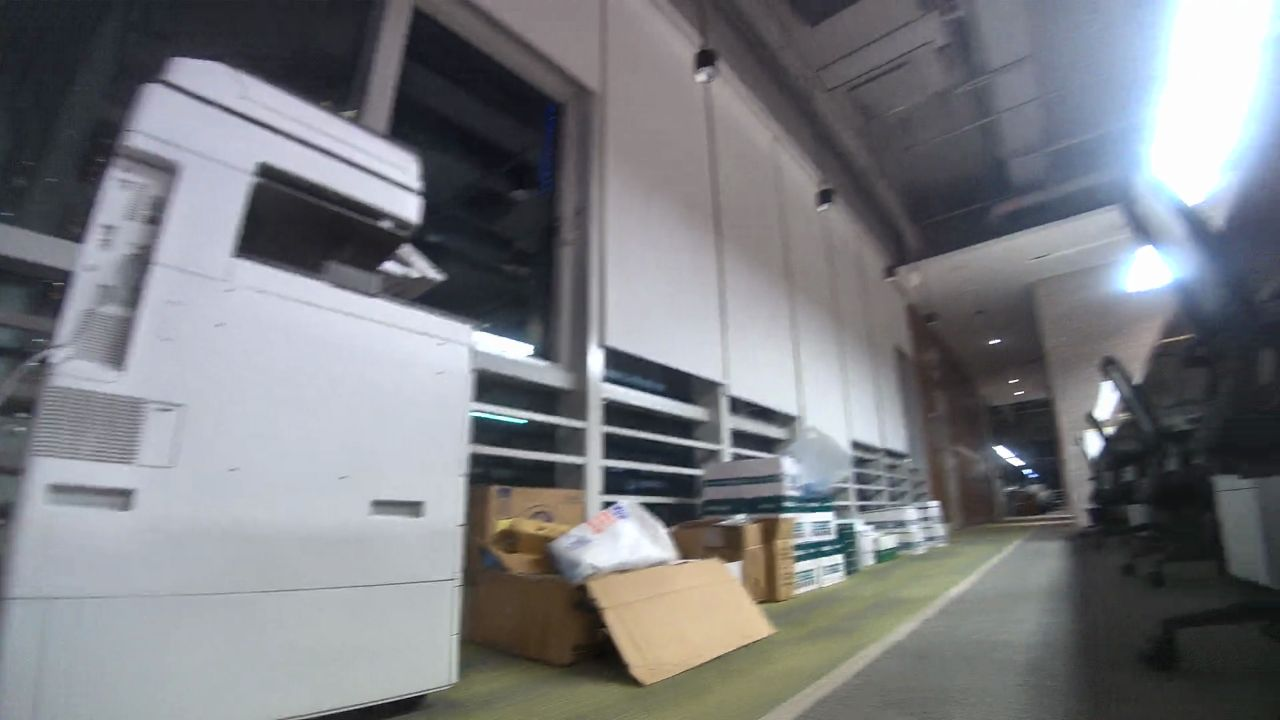
#> input picture src/FAST_LIO/scripts/ground_data/images/1777202127.466539.jpg, 1280 x 720 px; its folder holds only this picture in this run
$ python 12_annotate_ground.py
#> lines starting #> are read from the running program, lines starting #| are printed output that depends on the picture; after the words box and inside, x2 and y2 are one past the last pixel; in counts of white or black regions, pixels touching at a corner belong together
#!/usr/bin/env python3
"""
12_annotate_ground.py — Interactive Ground Annotation Tool (using matplotlib)
Controls:
  Left drag   - Draw ground/drivable area
  Right drag  - Erase
  Scroll      - Adjust brush size
  Middle drag - Pan view
  Space       - Toggle original/annotated view
  S           - Save annotation
  N / P       - Next / Previous image
  C           - Clear current annotation
  Q / Esc     - Quit (auto-save)

Output:
  Images:     images/img_*.jpg
  Masks:      masks/img_*.png  (0=background/obstacle, 255=ground/drivable)
"""

import numpy as np
import cv2
import os
import glob
import argparse
from typing import Tuple
import matplotlib
# Try to use available GUI backend
try:
    matplotlib.use('Qt5Agg')
except:
    try:
        matplotlib.use('TkAgg')
    except:
        matplotlib.use('Agg')  # fallback, non-interactive

import matplotlib.pyplot as plt
from matplotlib.patches import Circle
from matplotlib.backend_bases import MouseButton

# Configure font - use English to avoid font issues
plt.rcParams['font.family'] = 'DejaVu Sans'
plt.rcParams['axes.unicode_minus'] = False

WIN_W, WIN_H = 1280, 720
BRUSH_SIZE = 15
DISPLAY_SCALE = 1.0


class GroundAnnotator:
    def __init__(self, img_dir: str, mask_dir: str):
        self.img_dir = img_dir
        self.mask_dir = mask_dir
        os.makedirs(mask_dir, exist_ok=True)

        # Find all jpg/png images
        exts = ["*.jpg", "*.jpeg", "*.png"]
        self.files = []
        for ext in exts:
            self.files.extend(glob.glob(os.path.join(img_dir, ext)))
        self.files = sorted(self.files, key=lambda x: os.path.basename(x))

        if not self.files:
            raise FileNotFoundError(f"No image files found in {img_dir}")

        self.idx = 0
        self.brush_size = BRUSH_SIZE
        self.drawing = False
        self.erasing = False
        self.last_pt = None
        self.show_original = False
        self.zoom = 1.0
        self.cx = self.cy = 0.0  # Pan offset
        self.panning = False
        self.pan_start = None
        self.pan_cxcy_start = None
        self._last_mouse_x = 0
        self._last_mouse_y = 0

        self.current_img = None
        self.current_mask = None
        self.H = self.W = 0

        # Setup matplotlib figure
        self.fig, self.ax = plt.subplots(figsize=(WIN_W/100, WIN_H/100))
        self.fig.canvas.manager.set_window_title("GroundAnnotator")
        self.fig.canvas.mpl_connect('button_press_event', self._on_button_press)
        self.fig.canvas.mpl_connect('button_release_event', self._on_button_release)
        self.fig.canvas.mpl_connect('motion_notify_event', self._on_mouse_move)
        self.fig.canvas.mpl_connect('scroll_event', self._on_scroll)
        self.fig.canvas.mpl_connect('key_press_event', self._on_key)

        # Brush cursor circle
        self.brush_cursor = Circle((0, 0), self.brush_size, fill=False, color='white', linewidth=2)
        self.ax.add_patch(self.brush_cursor)

        self.img_display = None

        self._load(self.idx)
        print(f"Loaded {len(self.files)} images")
        print(f"Current: {os.path.basename(self.files[self.idx])}")

    def _mask_path(self, img_path: str) -> str:
        base = os.path.splitext(os.path.basename(img_path))[0]
        return os.path.join(self.mask_dir, f"{base}.png")

    def _load(self, idx: int):
        """Load image at specified index"""
#> called with idx = 0
        self.idx = idx % len(self.files)
        img_path = self.files[self.idx]
        self.current_img = cv2.imread(img_path)
#> self.current_img is the input picture: shape (720, 1280, 3); mean B, G, R 128.3, 124.3, 122.6
        if self.current_img is None:
            print(f"Failed to read image: {img_path}")
            return
        self.H, self.W = self.current_img.shape[:2]
#> self.H = 720; self.W = 1280

        # Try to load existing annotation
        mask_path = self._mask_path(img_path)
        if os.path.exists(mask_path):
            self.current_mask = cv2.imread(mask_path, cv2.IMREAD_GRAYSCALE)
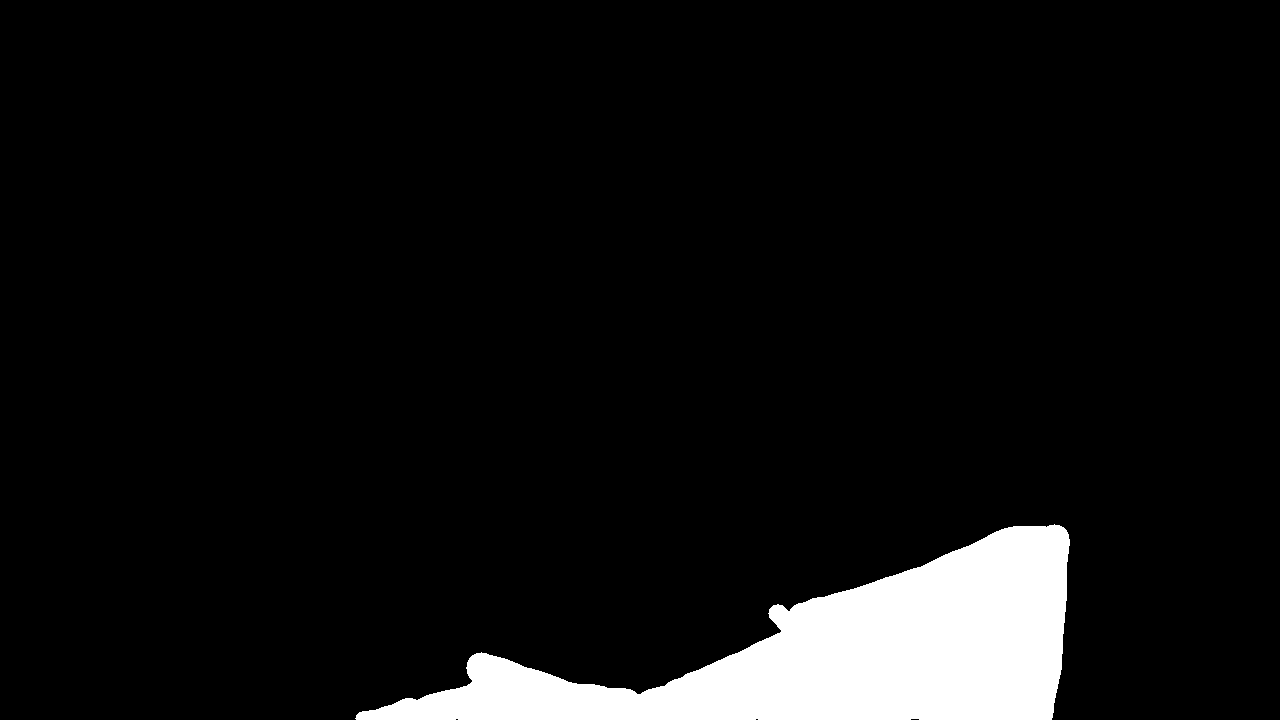
#> input picture src/FAST_LIO/scripts/ground_data/masks/1777202127.466539.png, 1280 x 720 px
#> self.current_mask: shape (720, 1280); 6.8% white; 1 white region, box (x1, y1, x2, y2) and area: (355, 524, 1070, 720) 62732
            print(f"Loaded existing annotation: {mask_path}")
        else:
            self.current_mask = np.zeros((self.H, self.W), dtype=np.uint8)
            print(f"New image annotation: {os.path.basename(img_path)}")

        # Reset view
        self.zoom = min(WIN_W / self.W, WIN_H / self.H) * 0.9
#> self.zoom = 0.9
        self.cx = self.W / 2.0
#> self.cx = 640
        self.cy = self.H / 2.0
#> self.cy = 360
        self.drawing = False
        self.erasing = False
        self.last_pt = None
        self._update_display()

    # [129 lines left out: functions _save, _data_to_image, _draw_line, _on_button_press, _on_button_release, _on_mouse_move and 2 more, not called in this run]

    def _update_display(self):
        """Update matplotlib display"""
        self.ax.clear()

        if self.current_img is None:
            self.ax.text(0.5, 0.5, "No Image", ha='center', va='center')
            self.fig.canvas.draw()
            return

        # Convert BGR to RGB
        img_rgb = cv2.cvtColor(self.current_img, cv2.COLOR_BGR2RGB)

        if self.show_original:
            display_img = img_rgb
        else:
            # Overlay mask
            overlay = np.zeros_like(img_rgb)
            overlay[self.current_mask > 127] = [0, 255, 0]  # RGB green
            display_img = cv2.addWeighted(img_rgb, 0.6, overlay, 0.4, 0)
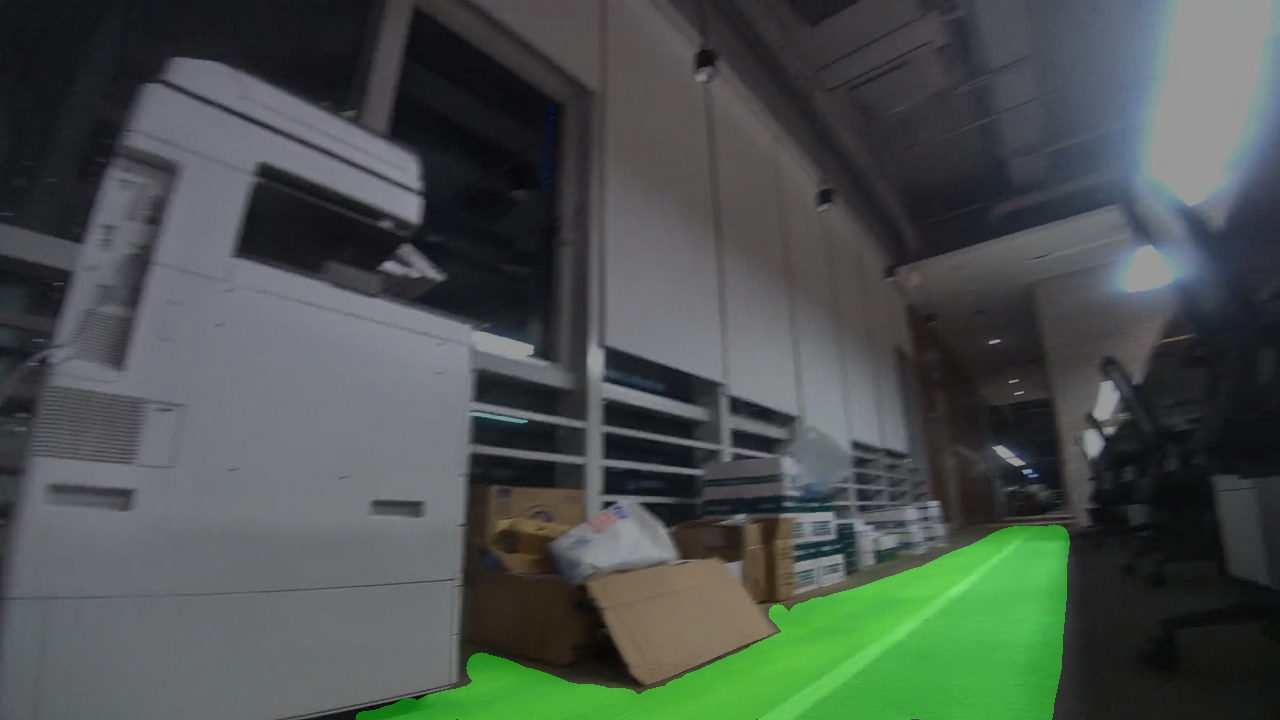
#> display_img: shape (720, 1280, 3); mean R, G, B 73.6, 81.5, 77

        # Display image (matplotlib coords: origin='upper' y-axis down)
        self.ax.imshow(display_img, extent=[0, self.W, self.H, 0])

        # Set limits
        self.ax.set_xlim(0, self.W)
        self.ax.set_ylim(self.H, 0)

        # Title info
        stats = (f"[{self.idx+1}/{len(self.files)}] {os.path.basename(self.files[self.idx])} "
                 f"| Brush: {self.brush_size} | Ground: {np.sum(self.current_mask > 127) / (self.H*self.W):.1%}")
        self.ax.set_title(stats, fontsize=10)

        # Hide axes
        self.ax.set_xticks([])
        self.ax.set_yticks([])

        # Re-add brush cursor
        self.brush_cursor = Circle((self._last_mouse_x, self._last_mouse_y),
                                   self.brush_size, fill=False, color='white', linewidth=2)
        self.ax.add_patch(self.brush_cursor)

        self.fig.canvas.draw()

    def run(self):
        print("\n=== Controls ===")
        print("Left drag    - Draw ground/drivable area")
        print("Right drag   - Erase")
        print("Scroll       - Adjust brush size")
        print("Middle drag  - Pan view")
        print("Space        - Toggle original/annotated view")
        print("S            - Save annotation")
        print("N / P        - Next / Previous image")
        print("C            - Clear current annotation")
        print("Q / Esc      - Quit (auto-save)")
        print("==================\n")

        # Use blocking display
        plt.ioff()
        plt.show()
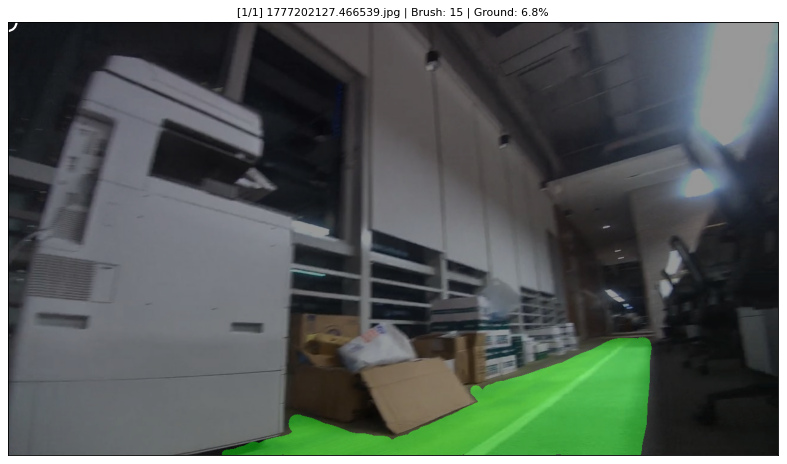
#> figure drawn by matplotlib, 1 panel
        print("Annotation tool closed")


def main():
    ap = argparse.ArgumentParser()
    script_dir = os.path.dirname(os.path.abspath(__file__))
    default_img_dir = os.path.join(script_dir, "ground_data", "images")
    default_mask_dir = os.path.join(script_dir, "ground_data", "masks")
    ap.add_argument("--img_dir", default=default_img_dir, help="Image directory")
    ap.add_argument("--mask_dir", default=default_mask_dir, help="Annotation mask output directory")
    args, _ = ap.parse_known_args()
    GroundAnnotator(args.img_dir, args.mask_dir).run()


if __name__ == "__main__":
    main()
